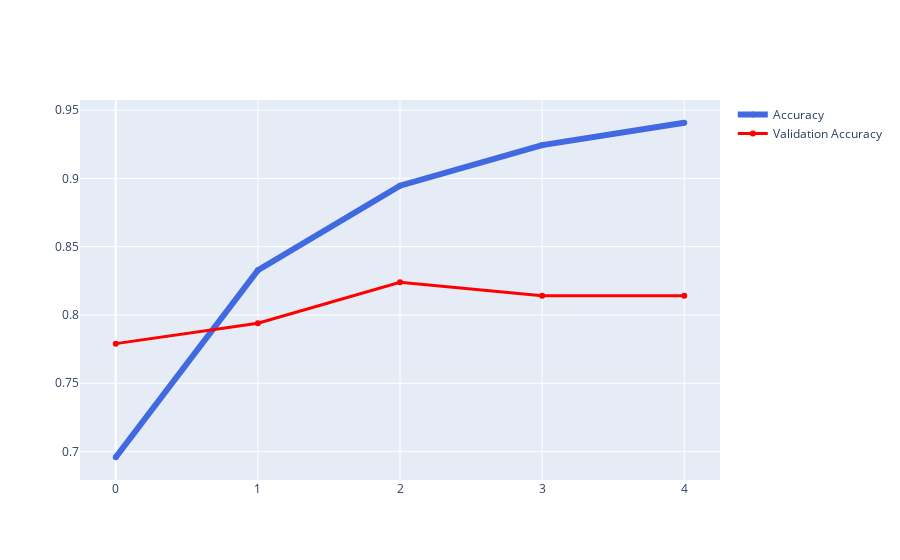

Notebook source saved alongside this figure:
### Code cell
acc = history.history['accuracy']
val_acc = history.history['val_accuracy']

fig = go.Figure()
fig.add_trace(go.Scatter(y=acc, 
                         line=dict(color='royalblue', width=6),
                         name = 'Accuracy'))
fig.add_trace(go.Scatter(y=val_acc, 
                         line=dict(color='red', width=3),
                         name = 'Validation Accuracy'))
fig.show()

### Figure 1 — Plotly figure (JSON) as saved in the notebook; plotly's stock layout.template omitted (floating-point values rounded to 4 significant figures)
{"data": [{"line": {"color": "royalblue", "width": 6}, "name": "Accuracy", "type": "scatter", "y": [0.6958, 0.8327, 0.8946, 0.9243, 0.9407]}, {"line": {"color": "red", "width": 3}, "name": "Validation Accuracy", "type": "scatter", "y": [0.779, 0.794, 0.824, 0.814, 0.814]}], "layout": {}}
